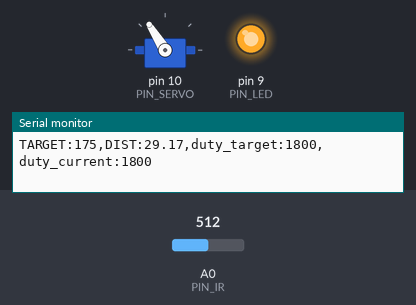
Simulated run of this sketch. Board: Arduino Uno, built with avr-gcc and run on an emulated ATmega328P. Parts: servo, output pins drawn as LEDs (lit = HIGH), the last lines printed to the serial monitor. The inputs (shaded band) are chosen by the test bench; at power-on: A0 (PIN_IR) = 512.

Above: at 1.2 s.
1.3 s: A0 (PIN_IR) set to 246
2.8 s: A0 (PIN_IR) set to 215
At 3.6 s:
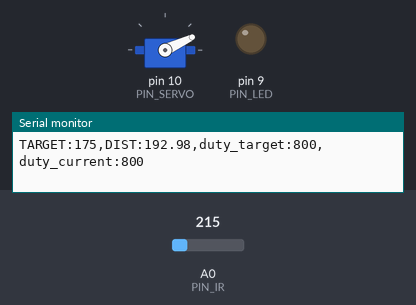
4.7 s: A0 (PIN_IR) set to 306
At 4.85 s:
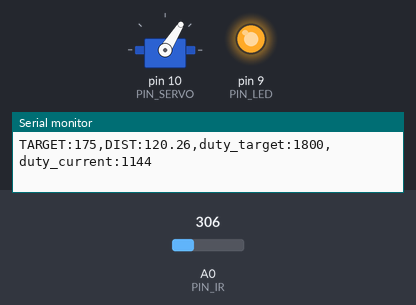
6.6 s: A0 (PIN_IR) set to 165
At 6.77 s:
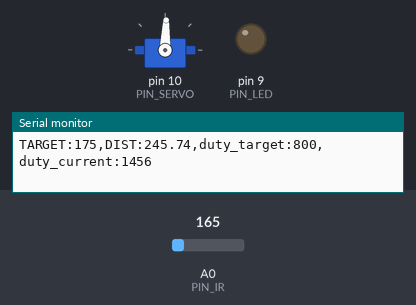
8.5 s: A0 (PIN_IR) set to 410
At 8.9 s:
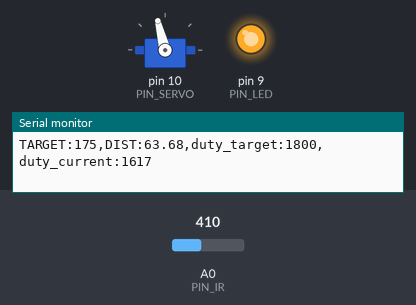
Timing chart, 0 to 11.4 s (numbered marks = the images above; inputs shaded):
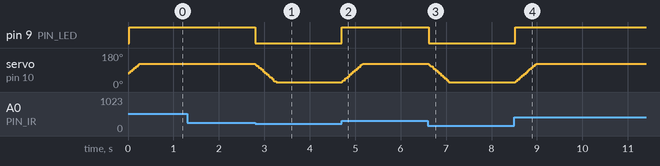

Measured:
- the behaviour switches between 234 and 233 on A0 (PIN_IR) (found by bisection; images 0 and 1)
- after the input at 2.8 s, pin 9 (PIN_LED): HIGH → LOW at once; servo on pin 10 (PIN_SERVO): moves from 122° to 25° over 0.46 s, starting at once
- after the input at 4.7 s, pin 9 (PIN_LED): LOW → HIGH at once; servo on pin 10 (PIN_SERVO): moves from 25° to 122° over 0.46 s, starting at once
- after the input at 6.6 s, pin 9 (PIN_LED): HIGH → LOW at once; servo on pin 10 (PIN_SERVO): moves from 122° to 25° over 0.46 s, starting at once
- after the input at 8.5 s, pin 9 (PIN_LED): LOW → HIGH at once; servo on pin 10 (PIN_SERVO): moves from 25° to 122° over 0.46 s, starting at once

The sketch:

22_bbc_20233081.ino
```cpp
#include <Servo.h>

// Arduino pin assignment
#define PIN_LED   9
#define PIN_SERVO 10
#define PIN_IR    A0

// Event interval parameters
#define _INTERVAL_DIST    20 // distance sensor interval (unit: ms)
#define _INTERVAL_SERVO   20 // servo interval (unit: ms)
#define _INTERVAL_SERIAL  20 // serial interval (unit: ms)

// EMA filter configuration for the IR distance sensor
#define _EMA_ALPHA 0.38    // EMA weight of new sample (range: 0 to 1)
                          // Setting EMA to 1 effectively disables EMA filter.

// Servo adjustment - Set _DUTY_MAX, _NEU, _MIN with your own numbers
#define _DUTY_MAX 2200 // 2000
#define _DUTY_NEU 1300 // 1500
#define _DUTY_MIN 400 // 1000

#define _SERVO_ANGLE_DIFF  25  // Replace with |D - E| degree
#define _SERVO_SPEED       30  // servo speed

#define _BANGBANG_RANGE    500  // duty up and down for bangbang control

// Target Distance
#define _DIST_TARGET    175 // Center of the rail (unit:mm)

// global variables

Servo myservo;

float dist_ema;     // unit: mm

int duty_change_per_interval; // maximum duty difference per interval
int duty_target;    // Target duty
int duty_current;      // Current duty
int duty_adj;       // Level adjustment

unsigned long last_sampling_time_dist;   // unit: msec
unsigned long last_sampling_time_servo;  // unit: msec
unsigned long last_sampling_time_serial; // unit: msec

bool event_dist, event_servo, event_serial; // event triggered?

void setup()
{
  // initialize GPIO pins
  pinMode(PIN_LED,OUTPUT);
  myservo.attach(PIN_SERVO);

  duty_target = duty_current = _DUTY_NEU;
  myservo.writeMicroseconds(duty_current);

  // initialize serial port
  Serial.begin(1000000);

  // convert angular speed into duty change per interval.
  duty_change_per_interval =
    (float)(_DUTY_MAX - _DUTY_MIN) * ((float)_SERVO_SPEED / _SERVO_ANGLE_DIFF) * (_INTERVAL_SERVO / 1000.0);
}

void loop()
{
  unsigned long time_curr = millis();

  // wait until next event time
  if (time_curr >= (last_sampling_time_dist + _INTERVAL_DIST)) {
        last_sampling_time_dist += _INTERVAL_DIST;
        event_dist = true;
  }
  if (time_curr >= (last_sampling_time_servo + _INTERVAL_SERVO)) {
        last_sampling_time_servo += _INTERVAL_SERVO;
        event_servo = true;
  }
  if (time_curr >= (last_sampling_time_serial + _INTERVAL_SERIAL)) {
        last_sampling_time_serial += _INTERVAL_SERIAL;
        event_serial = true;
  }

  if (event_dist) {
    float dist_filtered; // unit: mm
    event_dist = false;

    // get a distance reading from the distance sensor
    dist_filtered = volt_to_distance(ir_sensor_filtered(10, 0.5, 0));
    dist_ema = _EMA_ALPHA * dist_filtered + (1.0 - _EMA_ALPHA) * dist_ema;

    // bang bang control
    if (dist_ema > _DIST_TARGET) {
      duty_target = _DUTY_NEU - _BANGBANG_RANGE;
      digitalWrite(PIN_LED, 0);
    } else if (dist_ema < _DIST_TARGET) {
      duty_target = _DUTY_NEU + _BANGBANG_RANGE;
      digitalWrite(PIN_LED, 1);
    }
  }

  if (event_servo) {
    event_servo = false;

    // adjust duty_current toward duty_target by duty_change_per_interval
    if (duty_target > duty_current) {
      duty_current += duty_change_per_interval;
      if (duty_current > duty_target)
          duty_current = duty_target;
    } else if (duty_target < duty_current) {
      duty_current -= duty_change_per_interval;
      if (duty_current < duty_target)
        duty_current = duty_target;
    }

    // servo arm protection
    if (duty_current < _DUTY_MIN)
      duty_current = _DUTY_MIN;
    else if (duty_current > _DUTY_MAX)
      duty_current = _DUTY_MAX;

    // update servo position
    myservo.writeMicroseconds(duty_current);
  }

  if (event_serial) {
    event_serial = false;

    // output the read value to the serial port
    Serial.print("TARGET:"); Serial.print(_DIST_TARGET);
    Serial.print(",DIST:"); Serial.print(dist_ema);
    Serial.print(",duty_target:"); Serial.print(duty_target);
    Serial.print(",duty_current:"); Serial.println(duty_current);
  }
}

float volt_to_distance(int x)
{
  // Replace line into your own equation
  // return (6762.0 / (a_value - 9) - 4.0) * 10.0;
  return 519 + 2.11 * x * (-1) + 3.22E-03 * x * x -1.87E-06 * x * x * x + -2.63;
}

int compare(const void *a, const void *b) {
  return (*(unsigned int *)a - *(unsigned int *)b);
}

unsigned int ir_sensor_filtered(unsigned int n, float position, int verbose)
{
  // Eliminate spiky noise of an IR distance sensor by repeating measurement and taking a middle value
  // n: number of measurement repetition
  // position: the percentile of the sample to be taken (0.0 <= position <= 1.0)
  // verbose: 0 - normal operation, 1 - observing the internal procedures, and 2 - calculating elapsed time.
  // Example 1: ir_sensor_filtered(n, 0.5, 0) => return the median value among the n measured samples.
  // Example 2: ir_sensor_filtered(n, 0.0, 0) => return the smallest value among the n measured samples.
  // Example 3: ir_sensor_filtered(n, 1.0, 0) => return the largest value among the n measured samples.

  // The output of Sharp infrared sensor includes lots of spiky noise.
  // To eliminate such a spike, ir_sensor_filtered() performs the following two steps:
  // Step 1. Repeat measurement n times and collect n * position smallest samples, where 0 <= postion <= 1.
  // Step 2. Return the position'th sample after sorting the collected samples.

  // returns 0, if any error occurs

  unsigned int *ir_val, ret_val;
  unsigned int start_time;

  if (verbose >= 2)
    start_time = millis();

  if ((n == 0) || (n > 100) || (position < 0.0) || (position > 1))
    return 0;

  if (position == 1.0)
    position = 0.999;

  if (verbose == 1) {
    Serial.print("n: "); Serial.print(n);
    Serial.print(", position: "); Serial.print(position);
    Serial.print(", ret_idx: ");  Serial.println((unsigned int)(n * position));
  }

  ir_val = (unsigned int *)malloc(sizeof(unsigned int) * n);
  if (ir_val == NULL)
    return 0;

  if (verbose == 1)
    Serial.print("IR:");

  for (int i = 0; i < n; i++) {
    ir_val[i] = analogRead(PIN_IR);
    if (verbose == 1) {
        Serial.print(" ");
        Serial.print(ir_val[i]);
    }
  }

  if (verbose == 1)
    Serial.print  ("  => ");

  qsort(ir_val, n, sizeof(unsigned int), compare);
  ret_val = ir_val[(unsigned int)(n * position)];

  if (verbose == 1) {
    for (int i = 0; i < n; i++) {
        Serial.print(" ");
        Serial.print(ir_val[i]);
    }
    Serial.print(" :: ");
    Serial.println(ret_val);
  }
  free(ir_val);

  if (verbose >= 2) {
    Serial.print("Elapsed time: "); Serial.print(millis() - start_time); Serial.println("ms");
  }

  return ret_val;
}
```
